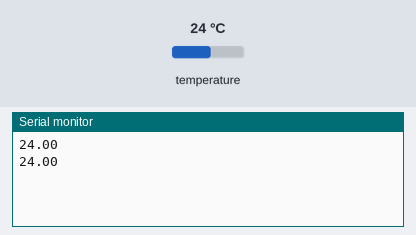
Recording of a program running on a simulated Arduino Nano 33 IoT. Shown: the last lines printed to the serial monitor. The inputs (shaded band) are chosen by the test bench; at power-on: temperature 24 °C.

Above: at 3.3 s.
3.4 s: temperature set to 12 °C
At 5.5 s:
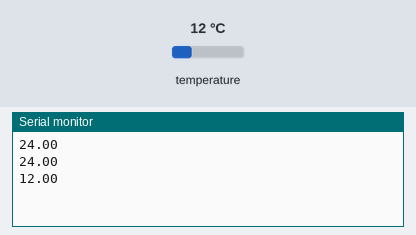
5.9 s: temperature set to 19 °C
At 6.9 s:
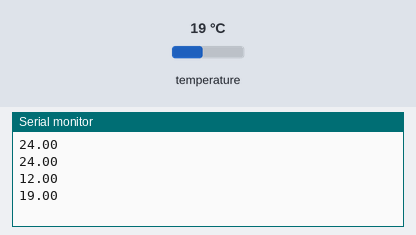
Timing chart, 0 to 8.9 s (numbered marks = the images above; inputs shaded):
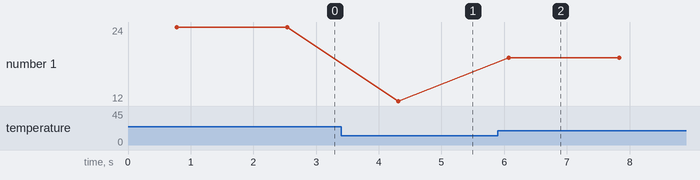

The program:

main.cpp
```cpp
#include <Arduino.h>
#include <OneWire.h>
#include <DallasTemperature.h>

#define ONE_WIRE_BUS 14

OneWire oneWire(ONE_WIRE_BUS);
DallasTemperature sensors(&oneWire);

void setup() {
    Serial.begin(115200);
    sensors.begin();
}

void loop() {
    sensors.requestTemperatures();
    Serial.println(sensors.getTempCByIndex(0));
    delay(1000);
}
```

Measured:
- after the input at 3.4 s, the serial monitor: prints a new line after 0.91 s (image 1)
- after the input at 5.9 s, the serial monitor: prints a new line after 0.17 s (image 2)
- plotted number 1: 24 → 12 after the input at 3.4 s, 12 → 19 after the input at 5.9 s
